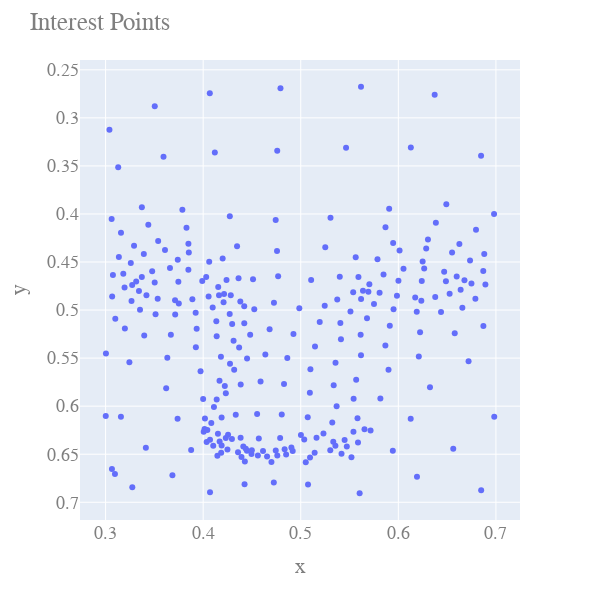

Here is the notebook cell this chart was saved with:
### Code cell
import plotly.express as px

fig = px.scatter(
x=interest_ponits[:,0], 
y=interest_ponits[:,1]
)
fig.update_yaxes(autorange="reversed")

fig.update_layout(
title="Interest Points",
xaxis_title="x",
yaxis_title="y",
font=dict(
family="Courier New, monospace",
size=18,
color="#7f7f7f"
),
width=600,
height=600
)

fig.show()

### Figure 1 — Plotly figure (JSON) as saved in the notebook; plotly's stock layout.template omitted (floating-point values rounded to 4 significant figures; data arrays with more than 128 entries replaced by an {"elided": "..."} marker saying what was removed)
{"data": [{"hovertemplate": "x=%{x}<br>y=%{y}<extra></extra>", "legendgroup": "", "marker": {"color": "#636efa", "symbol": "circle"}, "mode": "markers", "name": "", "orientation": "v", "showlegend": false, "type": "scatter", "x": {"elided": "273 float values"}, "xaxis": "x", "y": {"elided": "273 float values"}, "yaxis": "y"}], "layout": {"font": {"color": "#7f7f7f", "family": "Courier New, monospace", "size": 18}, "height": 600, "legend": {"tracegroupgap": 0}, "margin": {"t": 60}, "title": {"text": "Interest Points"}, "width": 600, "xaxis": {"anchor": "y", "domain": [0, 1], "title": {"text": "x"}}, "yaxis": {"anchor": "x", "autorange": "reversed", "domain": [0, 1], "title": {"text": "y"}}}}
